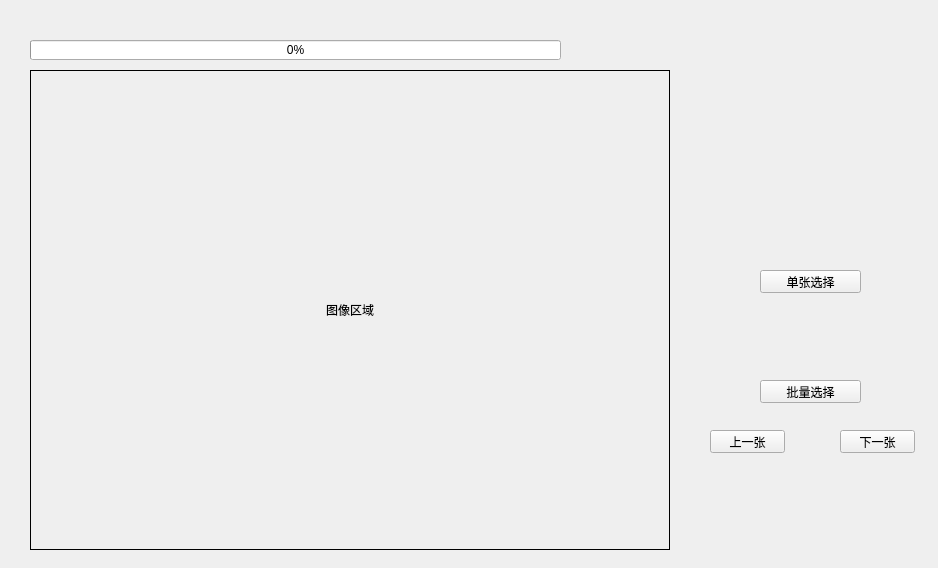
<?xml version="1.0" encoding="UTF-8"?>
<ui version="4.0">
 <class>Form</class>
 <widget class="QWidget" name="Form">
  <property name="geometry">
   <rect>
    <x>0</x>
    <y>0</y>
    <width>938</width>
    <height>568</height>
   </rect>
  </property>
  <property name="windowTitle">
   <string>图片显示器</string>
  </property>
  <widget class="QLabel" name="label">
   <property name="geometry">
    <rect>
     <x>30</x>
     <y>70</y>
     <width>640</width>
     <height>480</height>
    </rect>
   </property>
   <property name="frameShape">
    <enum>QFrame::Box</enum>
   </property>
   <property name="text">
    <string>图像区域</string>
   </property>
   <property name="alignment">
    <set>Qt::AlignCenter</set>
   </property>
  </widget>
  <widget class="QPushButton" name="pic_button">
   <property name="geometry">
    <rect>
     <x>760</x>
     <y>270</y>
     <width>101</width>
     <height>23</height>
    </rect>
   </property>
   <property name="text">
    <string>单张选择</string>
   </property>
   <property name="autoDefault">
    <bool>true</bool>
   </property>
  </widget>
  <widget class="QPushButton" name="pics_button">
   <property name="geometry">
    <rect>
     <x>760</x>
     <y>380</y>
     <width>101</width>
     <height>23</height>
    </rect>
   </property>
   <property name="text">
    <string>批量选择</string>
   </property>
   <property name="autoDefault">
    <bool>true</bool>
   </property>
  </widget>
  <widget class="QPushButton" name="up_pic">
   <property name="geometry">
    <rect>
     <x>710</x>
     <y>430</y>
     <width>75</width>
     <height>23</height>
    </rect>
   </property>
   <property name="text">
    <string>上一张</string>
   </property>
   <property name="autoDefault">
    <bool>true</bool>
   </property>
  </widget>
  <widget class="QPushButton" name="down_pic">
   <property name="geometry">
    <rect>
     <x>840</x>
     <y>430</y>
     <width>75</width>
     <height>23</height>
    </rect>
   </property>
   <property name="text">
    <string>下一张</string>
   </property>
   <property name="autoDefault">
    <bool>true</bool>
   </property>
  </widget>
  <widget class="QProgressBar" name="pics_progressBar">
   <property name="geometry">
    <rect>
     <x>30</x>
     <y>40</y>
     <width>531</width>
     <height>20</height>
    </rect>
   </property>
   <property name="value">
    <number>0</number>
   </property>
  </widget>
 </widget>
 <resources/>
 <connections/>
</ui>
